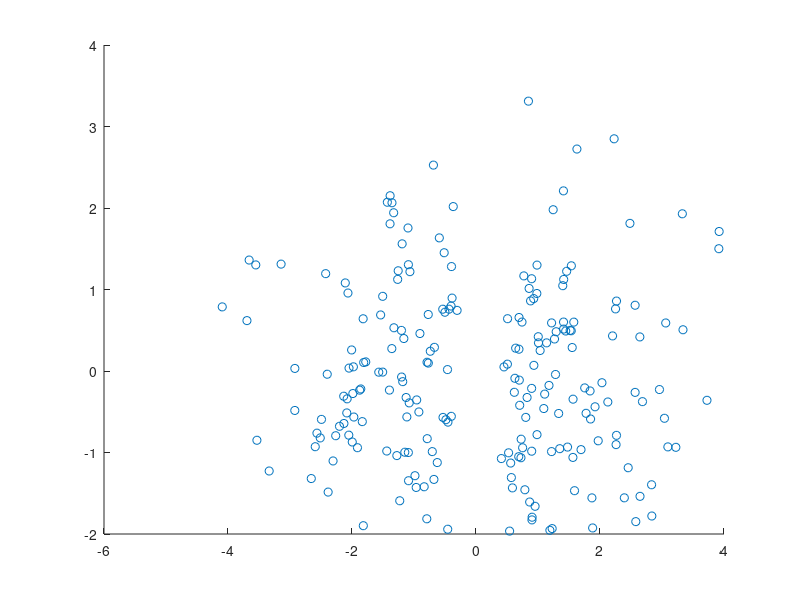

Here is the MATLAB script that generated this plot:
SAMPLES = 300;

Y = mvnrnd([0 0], [2 0 ; 0 1], SAMPLES);
censor_is = rand(SAMPLES,1) < normpdf(Y(:,1), 0, 0.3);
Y(censor_is,:) = [];

scatter(Y(:,1), Y(:,2)); hold on;
clearvars -except Y;

save('gaussian_trunc');
clear;